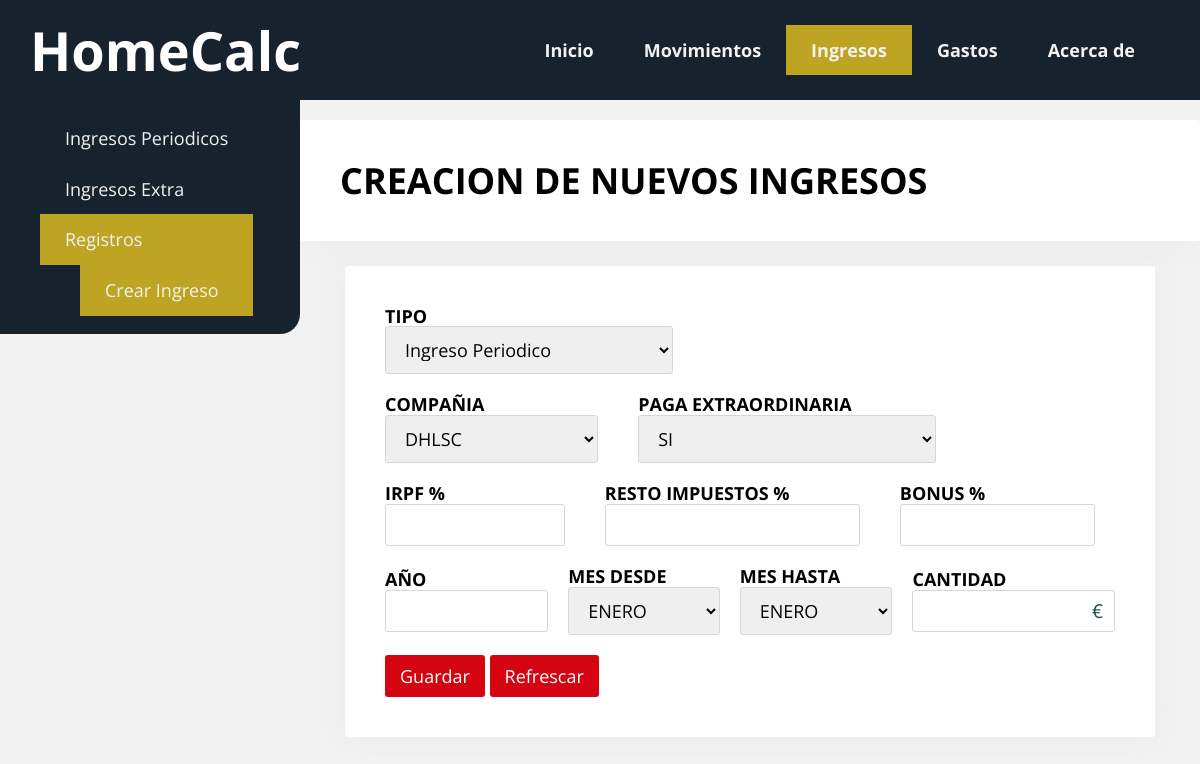
The page /record_income on the database its author committed.
### tables this page shows
CREATE TABLE paginas (
	id INTEGER NOT NULL PRIMARY KEY AUTOINCREMENT,
	nombre TEXT(125) NOT NULL,
	enlace TEXT(250) DEFAULT ('#'),
	activo boolean DEFAULT (1)
);

### homecalc.py (the view)
@app.route("/record_income")
def record_income():
    nav_buttons_query_results = nav_buttons()
    periodic_companies_list_query_results = income_periodic_companies_list()
    extra_companies_list_query_results = income_extra_companies_list()[1:]
    months_list_query_results = months_list()[1:]
    return render_template('incomes/record_income.html', nav_buttons_query_results=nav_buttons_query_results, periodic_companies_list_query_results=periodic_companies_list_query_results, extra_companies_list_query_results=extra_companies_list_query_results, months_list_query_results=months_list_query_results)

### homecalc.py (called while the page is built)
def dbconnection():
    connection = sqlite3.connect('src/db/database/homecalc.db')
    cursor = connection.cursor()
    return connection, cursor

def nav_buttons():
    connection, cursor = dbconnection()
    webcall = open('src/db/webcalls/nav_buttons.sql', mode='r')
    nav_buttons_query = webcall.read()
    webcall.close()
    try:
        cursor.execute(nav_buttons_query)
        nav_buttons_query_results = cursor.fetchall()
    except Exception as e:
        print(f"Error al ejecutar la query: {e}")
    finally:
        connection.close()
        return nav_buttons_query_results

def income_periodic_companies_list():
    connection, cursor = dbconnection()
    webcall = open('src/db/webcalls/income/income_periodic_companies.sql', mode='r')
    companies_list = webcall.read()
    webcall.close()
    try:
        cursor.execute(companies_list)
        periodic_companies_list_query_results = cursor.fetchall()
    except Exception as e:
        print(f"Error at Years query: {e}")
    finally:
        connection.close()
        return periodic_companies_list_query_results

def income_extra_companies_list():
    connection, cursor = dbconnection()
    webcall = open('src/db/webcalls/income/income_extra_companies.sql', mode='r')
    companies_list = webcall.read()
    webcall.close()
    try:
        cursor.execute(companies_list)
        extra_companies_list_query_results = cursor.fetchall()
    except Exception as e:
        print(f"Error at Years query: {e}")
    finally:
        connection.close()
        return extra_companies_list_query_results

def months_list():
    connection, cursor = dbconnection()
    webcall = open('src/db/webcalls/months.sql', mode='r')
    months_list = webcall.read()
    webcall.close()
    months_list_query_results = []
    try:
        cursor.execute(months_list)
        months_list_query_results = cursor.fetchall()
    except Exception as e:
        print(f"Error at Months query: {e}")
    finally:
        connection.close()
    return months_list_query_results

### templates/incomes/record_income.html (shortened to what this page needs)
{% extends './base.html' %}
{% block main %}
<nav class="nav-main menu menu-izquierda">
    <ul>
        <li><a href="{{url_for('periodic_income')}}">Ingresos Periodicos</a></li>
        <li><a href="{{url_for('extra_income')}}">Ingresos Extra</a></li>
        <li><a href="{{url_for('manage_incomes')}}" class="active">Registros</a>
            <ul>
                <li><a href="{{url_for('record_income')}}" class="active">Crear Ingreso</a></li>
            </ul>
        </li>
    </ul>
</nav>
<section class="contenedor">
    <h1 class="card">
        CREACION DE NUEVOS INGRESOS
    </h1>
   <form action="/add_income" method="POST" class="card contenedor margen-inferior">
    <div class="filter-form">
        <div>
            <label for="tipo" style="font-weight: bold;">TIPO</label>
            <select name="tipo" class="input">
                <option name="selected_expense_concept" value="P">Ingreso Periodico</option>
            </select>
        </div>
    </div>
    <div class="filter-form">
        <div class="margen-derecha">
            <label for="company_periodic" style="font-weight: bold;">COMPAÑIA</label>
            <select name="company_periodic" class="input">
                {% for periodic_income_company in periodic_companies_list_query_results %}
                    <option name="selected_periodic_income_company" value="{{ periodic_income_company.0 }}">{{ periodic_income_company.0 }}</option>
                {% endfor %}
            </select>
        </div>
        <div>
            <label for="paga_extra" style="font-weight: bold;">PAGA EXTRAORDINARIA</label>
            <select name="paga_extra" class="input">
                <option name="selected_paga_extra" value="S">SI</option>
            </select>
        </div>
    </div>
    <div class="filter-form">
        <div class="margen-derecha">
            <label for="irpf" style="font-weight: bold;">IRPF %</label>
            <input name="irpf" label="irpf" type="text" class="input">
        </div>
        <div class="margen-derecha">
            <label for="resto_impuestos" style="font-weight: bold;">RESTO IMPUESTOS %</label>
            <input name="resto_impuestos" label="resto_impuestos" type="text" class="input">
        </div>
        <div class="margen-derecha">
            <label for="bonus" style="font-weight: bold;">BONUS %</label>
            <input name="bonus" label="bonus" type="text" class="input">
        </div>
    </div>
    <div class="filter-form">
        <div>
            <label for="año" style="font-weight: bold;">AÑO</label>
            <input name="año" label="año" type="text" class="input texto-centrado">
        </div>
        <div>
            <label for="mes_desde" style="font-weight: bold;">MES DESDE</label>
            <select name="mes_desde" class="input">
                {% for month in months_list_query_results%}
                    <option name="selected_from_month" value="{{ month.0 }}">{{ month.1 }}</option>
                {% endfor %}
            </select>
        </div>
        <div>
            <label for="mes_hasta" style="font-weight: bold;">MES HASTA</label>
            <select name="mes_hasta" class="input">
                {% for month in months_list_query_results%}
                    <option name="selected_to_month" value="{{ month.0 }}">{{ month.1 }}</option>
                {% endfor %}
            </select>
        </div>
        <div class="input-moneda">
            <label for="cantidad" style="font-weight: bold;">CANTIDAD</label>
            <input name="cantidad" label="cantidad" type="text" class="input texto-derecha">
            <span class="moneda">€</span>
        </div>
    </div>
    <div>
        <button class="boton" type="submit">Guardar</button>
        <button class="boton" type="reset">Refrescar</button>
    </div>
</form>
</section>
{% endblock %}

### templates/base.html (shortened to what this page needs)
<!DOCTYPE html>
<html>
<head>
    <link rel="stylesheet" href="{{ url_for('static', filename='css/normalize.css') }}">
    <link rel="stylesheet" href="{{ url_for('static', filename='css/framework.css') }}">
    <link rel="stylesheet" href="{{ url_for('static', filename='css/style.css') }}">
</head>
<body class="col-5">
    <header class="top-header">
        <h1 class="top-title padding-izquierda display-2">HomeCalc</h1>
        <nav class="top-nav menu menu-derecha">
            <ul class="nav-top_menu">
                {% for button in nav_buttons_query_results %}
                    <li class="nav-top_menu--option
                    {% if request.path == url_for('record_income') and button.1 == 'income' %}active{% endif %}
                    {% if request.path == url_for('about') and button.1 == 'about' %}active{% endif %}">
                    <a href="{{ button.1 }}">{{ button.0 }}</a></li>
                {% endfor %}
            </ul>
        </nav>
    </header>
    <main class="contenedor-ancho main-distribution no-margen no-padding">
        {% block main %}{% endblock %}
    </main>
</body>
</html>

### static/css/framework.css (style rules this page uses)
*, *::after, *::before { box-sizing: border-box; }
:root { --fuente: 'Open Sans', sans-serif; --fondo: #f2f2f2; --ancho-contenedor: 1200px; --color-primario: #252525; --color-primario-accion: rgb(81, 20, 194); --color-secundario: rgb(212, 5, 17); --color-secundario-accion: rgb(0, 131, 61); --color-terciario: rgb(255, 204, 0); --color-table_header: rgb(9, 25, 77); --color-filas_tabla: #D7D7D7; --color-text_menu: #f2f2f2; }
body { background: var(--fondo); font-family: var(--fuente); font-size: 18px; display: flex; flex-direction: column; min-height: 100vh; overflow-y: scroll; }
.contenedor { max-width: 90%; width: var(--ancho-contenedor); margin: 20px auto; overflow: hidden; }
.contenedor-ancho { width: 100%; padding: 0 40px; margin: 20px auto; }
.card { padding: 40px; background: #fff; border-radius: 3px; box-shadow: 0px 0px 30px rgba(221,221,221,0.3); }
.col-5 { grid-template-columns: repeat(5, 1fr); }
.menu { background: #252525; display: flex; flex-wrap: wrap; padding-right: 40px; }
.menu ul { display: flex; flex-direction: row; list-style-type: none; }
.menu a { color: var(--color-text_menu); text-decoration: none; display: flex; align-items: center; padding: 15px 25px; transition: .3s ease all; font-size: 18px; justify-content: space-between; transition: background-color 2s ; }
.active { color: var(--color-primario); background: var(--color-terciario); }
h1, h2, h3, h4, h5, h6 { margin-top: 0; }
.display-2 { font-weight: 700; font-size: 54px; }
form * { font-family: var(--fuente); }
form .input { padding: 10px 15px; border-radius: 3px; border: 1px solid #d6d6d6; transition: .3s ease all; width: 100%; margin-bottom: 20px; }
.boton { background: var(--color-secundario); border: none; cursor: pointer; color: #fff; display: inline-block; padding: 10px 15px; border-radius: 3px; text-align: center; line-height: 22px; transition: .3s ease all; text-decoration: none; }
.no-margen { margin:0 }
.margen-inferior { margin-bottom: 20px; }
.margen-derecha { margin-right: 20px; }
.no-padding { padding: 0px; }
.padding-izquierda { padding-left: 20px; }
.texto-centrado { text-align: center; }
.texto-derecha { text-align: right; }
.menu-derecha { justify-content: flex-end; }
.menu-izquierda { justify-content: flex-start; }

### static/css/style.css (style rules this page uses)
:root { --header-hight: 100px; --dinamic-100-width: 100dvw; --dinamic-100-height: 100dvhS; --color-1: #16232e; --color-2: #164c45; --color-3: #cc8d1a; --color-4: #e3c75f; --color-5: #bda523; --color-terciario: #bda523; --color-table_header: #002333; }
.input-moneda { position: relative; }
.input-moneda input { padding-right: 30px; }
.moneda { position: absolute; right: 12px; top: 50%; transform: translateY(-50%); pointer-events: none; color: var(--color-2); font-size: 1.2rem; }
@media screen and (min-width: 1024px) { .main-distribution { width: var(--dinamic-100-width); display: flex; flex-direction: row; justify-content: space-between; } }
@media screen and (min-width: 1024px) { .nav-main { background: var(--color-1); width: var(--dinamic-100-width); align-self: flex-start; margin-top: -5px; z-index: 1; } }
@media screen and (min-width: 1024px) { .filter-form { display: flex; gap: 20px; align-items: center; } }

### rows shown on the page
paginas: nombre "Inicio"
paginas: nombre "Movimientos"
paginas: nombre "Ingresos"
paginas: nombre "Gastos"
paginas: nombre "Acerca de"

### other values the page prints
form field company_periodic "DHLSC"
form field mes_desde "ENERO"
form field mes_hasta "ENERO"
